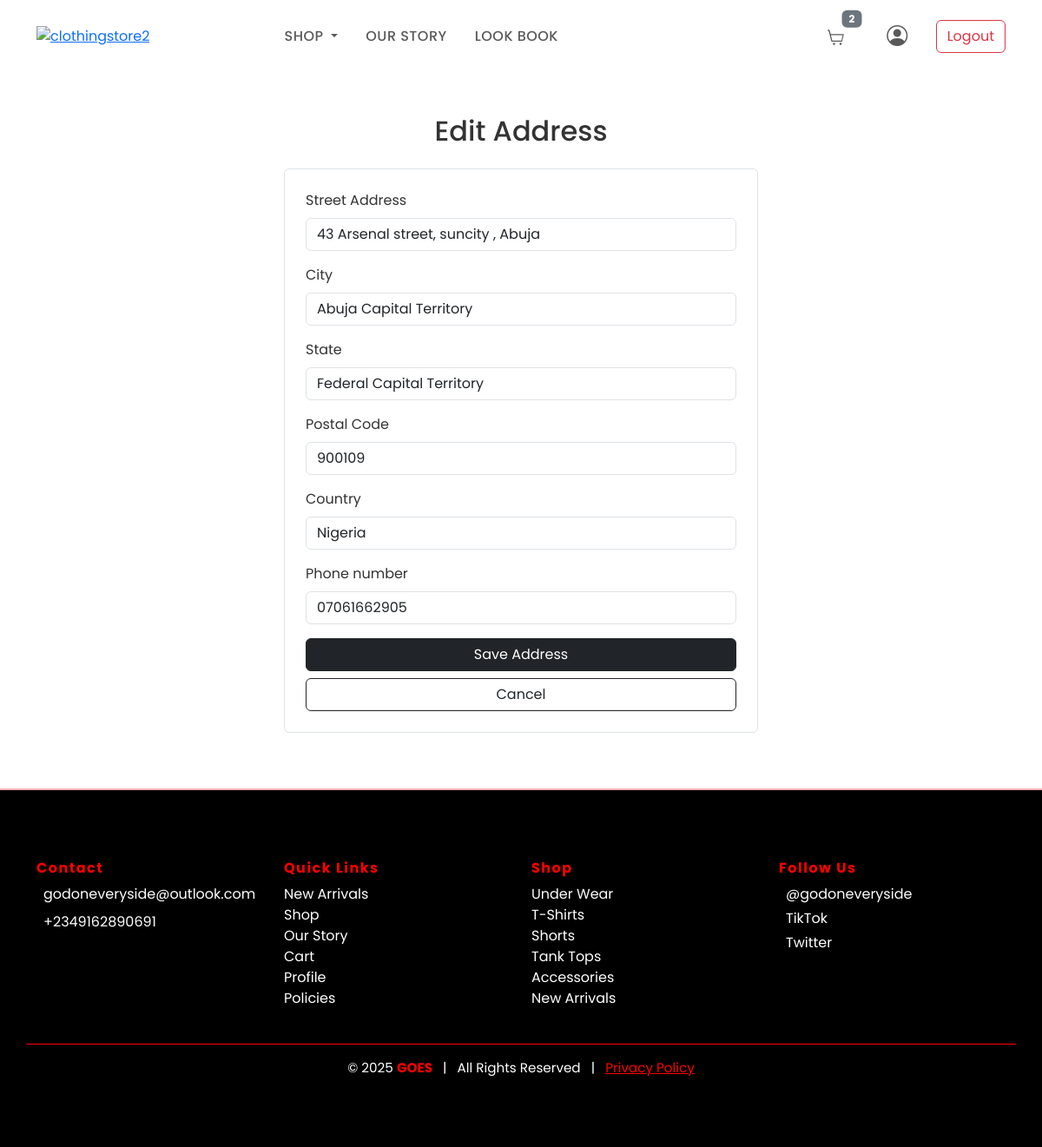
The page /edit-address/ (signed in) on the database its author committed.
### GOESApp/models.py (models this page shows, shortened)
class Address(models.Model):
    full_name = models.CharField(max_length=100, blank=True, null=True)
    street = models.CharField(max_length=255, blank=True, null=True)
    city = models.CharField(max_length=100, blank=True, null=True)
    state = models.CharField(max_length=100, blank=True, null=True)
    postal_code = models.CharField(max_length=20, blank=True, null=True)
    country = models.CharField(max_length=100, blank=True, null=True)
    phone_number = models.CharField(max_length=15, null=True, blank=True)
    class Meta:
        verbose_name = 'Address'
        verbose_name_plural = 'Addresses'

class Category(models.Model):
    name = models.CharField(max_length=100, blank=True, null=True)
    description = models.TextField(blank=True, null=True)
    class Meta:
        verbose_name = "Category"
        verbose_name_plural = "Categories"

### GOESApp/views.py (the view)
# urls.py: path('edit-address/', views.edit_address, name='edit_address'),
@login_required(login_url='/login_user')
def edit_address(request):
    categories = Category.objects.all()
    user = request.user
    address = user.address if hasattr(user, 'address') and user.address else None
    if request.method == 'POST':
        form = AddressForm(request.POST, instance=address)
        if form.is_valid():
            address = form.save()
            if not user.address:
                user.address = address
                user.save()
            messages.success(request, "Address updated successfully.")
            return redirect('profile')
        else:
            messages.error(request, "Please correct the errors in the form.")
    else:
        form = AddressForm(instance=address)
    context = {
        'form': form,
        'is_edit': address,
        'categories': categories,
    }
    return render(request, 'GOESAPP/edit_address.html', context)

### GOESApp/forms.py
class AddressForm(forms.ModelForm):
    state = forms.CharField(
        required=True,
        widget=forms.Select(attrs={'class': 'form-control'}),
    )
    def __init__(self, *args, **kwargs):
        super().__init__(*args, **kwargs)
        self.fields['state'].widget.choices = NIGERIAN_STATES
    country = forms.ChoiceField(
        choices=COUNTRIES,
        required=True,
        widget=forms.Select(attrs={'class': 'form-control'})
    )
    class Meta:
        model = Address
        fields = ['full_name', 'street', 'city', 'state', 'postal_code', 'country','phone_number']
        widgets = {
            'full_name': forms.TextInput(attrs={'class': 'form-control', 'placeholder': 'Enter full name'}),
            'street': forms.TextInput(attrs={'class': 'form-control', 'placeholder': 'Enter street address'}),
            'city': forms.TextInput(attrs={'class': 'form-control', 'placeholder': 'Enter city'}),
            'postal_code': forms.TextInput(attrs={'class': 'form-control', 'placeholder': 'Enter postal code'}),
            'phone_number': forms.TextInput(attrs={'class': 'form-control', 'placeholder': 'Enter Phone Number'}),
        }

### GOESApp/context_processors.py (called while the page is built)
def cart_item_count(request):
    count = 0
    try:
        if request.user.is_authenticated:
            cart = Cart.objects.get(user=request.user)
        else:
            session_key = request.session.session_key
            if not session_key:
                request.session.create()
            session_key = request.session.session_key
            cart = Cart.objects.get(session_key=session_key)
        if cart:
            count = sum(item.quantity for item in cart.items.all())
    except Cart.DoesNotExist:
        pass
    return {'cart_count': count}

### GOESApp/templates/GOESAPP/edit_address.html (shortened to what this page needs)
{% load static %}
<!DOCTYPE html>
<html lang="en">
<head>
  <link href="https://cdn.jsdelivr.net/npm/bootstrap@5.3.0/dist/css/bootstrap.min.css" rel="stylesheet" />
  <link href="https://cdn.jsdelivr.net/npm/bootstrap-icons@1.10.5/font/bootstrap-icons.css" rel="stylesheet" />
</head>
<body>
  <nav class="navbar navbar-expand-lg navbar-light bg-white py-3">
    <div class="container">
      <div class="mcb-column-inner mfn-module-wrapper mcb-column-inner-hh9pp43d mcb-item-header_logo-inner">
        <a class="logo-wrapper" href="{% url 'home' %}">
          <img style="width:100px;" src="{% static 'images/LOGO_20_TRANS[1].png'%}" alt="clothingstore2" />
        </a>
      </div>
      <div class="collapse navbar-collapse" id="navMenu">
        <ul class="navbar-nav mx-auto">
          <li class="nav-item dropdown">
            <a class="nav-link dropdown-toggle" href="#" id="collectionsDropdown" role="button" data-bs-toggle="dropdown" aria-expanded="false">
              Shop
            </a>
          </li>
          <li class="nav-item">
            <a class="nav-link" href="{% url 'our_story' %}">Our Story</a>
          </li>
          <li class="nav-item">
            <a class="nav-link" href="{% url 'shop' %}">Look Book</a>
          </li>
        </ul>
        <ul class="navbar-nav ms-auto align-items-center">
          {% if user.is_authenticated %}
            <li class="nav-item me-3">
              <a class="nav-link position-relative" href="{% url 'cart' %}">
                {% if cart_count > 0 %}
                  <span class="badge bg-secondary position-absolute top-0 start-100 translate-middle">{{ cart_count }}</span>
                {% endif %}
              </a>
            </li>
            <li class="nav-item me-3">
              <a class="nav-link" href="{% url 'profile' %}" title="Your Account">
                <i class="bi bi-person-circle" style="font-size: 1.5rem;"></i>
              </a>
            </li>
            <li class="nav-item">
              <a class="btn btn-outline-danger" href="{% url 'logout_user' %}">Logout</a>
            </li>
          {% endif %}
        </ul>
      </div>
    </div>
  </nav>
  <section class="container my-5">
    <h2 class="mb-4 text-center">{% if is_edit %}Edit Address{% else %}Add Address{% endif %}</h2>
    <div class="row justify-content-center">
      <div class="col-lg-6">
        <div class="border rounded p-4">
          <form method="POST">
            <div class="mb-3">
              <label for="{{ form.street.id_for_label }}" class="form-label">Street Address</label>
              {{ form.street }}
            </div>
            <div class="mb-3">
              <label for="{{ form.city.id_for_label }}" class="form-label">City</label>
              {{ form.city }}
            </div>
            <div class="mb-3">
              <label for="{{ form.state.id_for_label }}" class="form-label">State</label>
              {{ form.state }}
            </div>
            <div class="mb-3">
              <label for="{{ form.postal_code.id_for_label }}" class="form-label">Postal Code</label>
              {{ form.postal_code }}
            </div>
            <div class="mb-3">
              <label for="{{ form.country.id_for_label }}" class="form-label">Country</label>
              {{ form.country }}
            </div>
            <div class="md-3">
                <label for="{{ form.phone_number.id_for_label }}" class="form-label">Phone number</label>
                {{ form.phone_number }}
              </div>
            <div class="d-grid mt-3 gap-2">
              <button type="submit" class="btn btn-dark">Save Address</button>
              <a href="{% url 'profile' %}" class="btn btn-outline-dark">Cancel</a>
            </div>
          </form>
        </div>
      </div>
    </div>
  </section>
			<footer id="mfn-footer-template" class="text-white" style="background-color: #000 !important; font-family: 'Poppins', sans-serif; border-top: 2px solid  #ffb3b3;">
			<div class="container py-5">
				<div class="row gy-4">
				<div class="col-12 col-sm-6 col-md-3">
					<h6 style="color:  red; font-weight: 700; letter-spacing: 1.5px;">Contact</h6>
					<p class="mb-2" style="font-size: 1rem;">
					<a href="mailto:godoneveryside@outlook.com" class="text-white text-decoration-none">godoneveryside@outlook.com</a>
					</p>
					<p style="font-size: 1rem;">
					<a href="tel:+2349162890691" class="text-white text-decoration-none">+2349162890691</a>
					</p>
				</div>
				<div class="col-12 col-sm-6 col-md-3">
					<h6 style="color: red; font-weight: 700; letter-spacing: 1.5px;">Quick Links</h6>
					<ul class="list-unstyled" style="font-size: 1rem;">
					<li><a href="{% url 'shop' %}" class="text-white text-decoration-none">New Arrivals</a></li>
					<li><a href="{% url 'shop' %}" class="text-white text-decoration-none">Shop</a></li>
					<li><a href="{% url 'our_story' %}" class="text-white text-decoration-none">Our Story</a></li>
					<li><a href="{% url 'cart' %}" class="text-white text-decoration-none">Cart</a></li>
					<li><a href="{% url 'profile' %}" class="text-white text-decoration-none">Profile</a></li>
					<li><a href="{% url 'policies' %}" class="text-white text-decoration-none">Policies</a></li>
					</ul>
				</div>
				<div class="col-12 col-sm-6 col-md-3">
					<h6 style="color:  red; font-weight: 700; letter-spacing: 1.5px;">Shop</h6>
					<ul class="list-unstyled" style="font-size: 1rem;">
					{% for category in categories %}
						<li><a href="{% url 'shop' %}?category={{ category.id }}" class="text-white text-decoration-none" >{{ category.name }}</a></li>
					{% empty %}
						<li class="text-muted">No collections found.</li>
					{% endfor %}
					</ul>
				</div>
				<div class="col-12 col-sm-6 col-md-3">
					<h6 style="color:  red; font-weight: 700; letter-spacing: 1.5px;">Follow Us</h6>
					<p class="mb-1" style="font-size: 1rem;">
					<a href="https://www.instagram.com/godoneveryside/" target="_blank" class="text-white text-decoration-none">@godoneveryside</a>
					</p>
					<p class="mb-1" style="font-size: 1rem;">
					<a href="https://www.tiktok.com/@godoneveryside" target="_blank" class="text-white text-decoration-none">TikTok</a>
					</p>
					<p style="font-size: 1rem;">
					<a href="https://twitter.com/godoneveryside" target="_blank" class="text-white text-decoration-none">Twitter</a>
					</p>
				</div>
				</div>
				<div class="row mt-4 pt-3 border-top" style="border-color:  red !important;">
				<div class="col text-center" style="font-size: 0.95rem;">
					<span>© 2025 <strong style="color:  red;">GOES</strong></span>
					<span class="mx-2">|</span>
					<span>All Rights Reserved</span>
					<span class="mx-2">|</span>
					<a href="{% url 'policies' %}" class="text-decoration-underline" style="color:  red;">Privacy Policy</a>
				</div>
				</div>
			</div>
			</footer>
</body>
</html>

### GOESApp/templates/GOESAPP/edit_address.html (style rules this page uses)
body { font-family: 'Poppins', sans-serif; color: #333; }
.btn-outline-dark { border-radius: 0.375rem; }
.nav-link { text-transform: uppercase; font-weight: 500; letter-spacing: .5px; margin: 0 .5rem; }
footer { margin-top: 4rem; padding: 2rem 0; background: #fafafa; }

### rows shown on the page
Address: street "43 Arsenal street, suncity , Abuja", city "Abuja Capital Territory", state "Federal Capital Territory", postal_code "900109", country "Nigeria", phone_number "07061662905"
Category: name "Under Wear"
Category: name "T-Shirts"
Category: name "Shorts"
Category: name "Tank Tops"
Category: name "Accessories"
Category: name "New Arrivals"

### other values the page prints
{{ cart_count }} "2"
